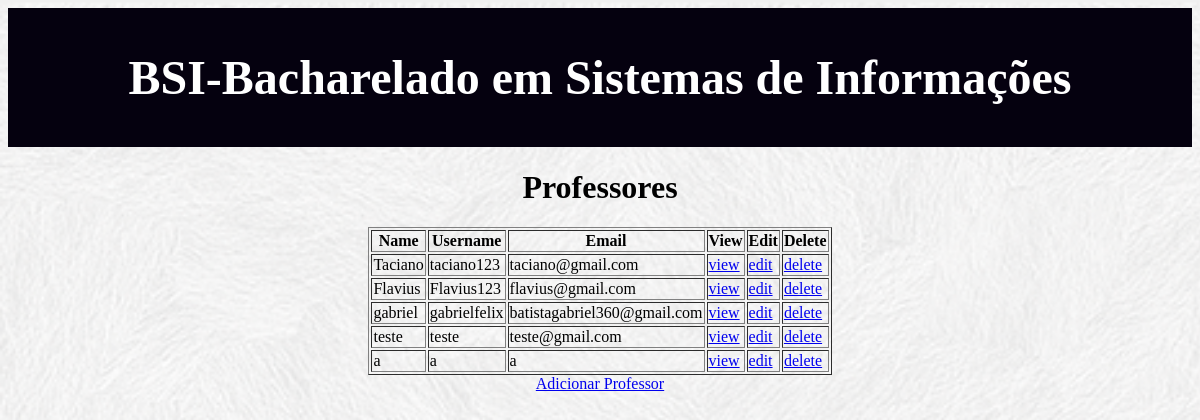
The page /bsi/professor/ on the database its author committed.
### bsi/models.py (models this page shows, shortened)
class Professor(models.Model):
    nome = models.CharField(max_length=100)
    username = models.CharField(max_length=100)
    senha = models.CharField(max_length=100)
    email = models.CharField(max_length=100)

### bsi/views.py (the view)
# urls.py: path('professor/', views.ProfessorList.as_view(), name='professor_list'),
class ProfessorList(ListView):
    model = models.Professor

### bsi/templates/bsi/professor_list.html
{% load static %}
<link rel="stylesheet" type="text/css" href="{% static 'bsi/bsi.css'%}">
<div class="page-header">
    <h1><a href="../../bsi/">BSI-Bacharelado em Sistemas de Informações</a></h1>
</div>
<center>
<h1>Professores</h1>
<table border="1">
<thead>
    <tr>
    <th>Name</th>
    <th>Username</th>
    <th>Email</th>
    <th>View</th>
    <th>Edit</th>
    <th>Delete</th>
    </tr>
</thead>
<tbody>
    {% for professor in object_list %}
    <tr>
    <td>{{ professor.nome }}</td>
    <td>{{ professor.username }}</td>
    <td>{{ professor.email }}</td>
    <td><a href="{% url "professor_view" professor.id %}">view</a></td>
    <td><a href="{% url "professor_edit" professor.id %}">edit</a></td>
    <td><a href="{% url "professor_delete" professor.id %}">delete</a></td>
    </tr>
    {% endfor %}
</tbody>
</table>
<a href="{% url "professor_new" %}">Adicionar Professor</a>
</center>

### bsi/static/bsi/bsi.css (style rules this page uses)
.page-header { background-color: rgb(5, 1, 15); margin-top: 0; padding: 10px 10px 10px 10px; text-align: center; }
.page-header h1, .page-header h1 a, .page-header h1 a:visited, .page-header h1 a:active { color: #ffffff; font-size: 36pt; text-decoration: none; }
h1, h2, h3, h4 { font-family: 'Times', cursive; }

### rows shown on the page
Professor: nome "Taciano", username "taciano123", email "taciano@gmail.com"
Professor: nome "Flavius", username "Flavius123", email "flavius@gmail.com"
Professor: nome "gabriel", username "gabrielfelix", email "batistagabriel360@gmail.com"
Professor: nome "teste", username "teste", email "teste@gmail.com"
Professor: nome "a", username "a", email "a"
